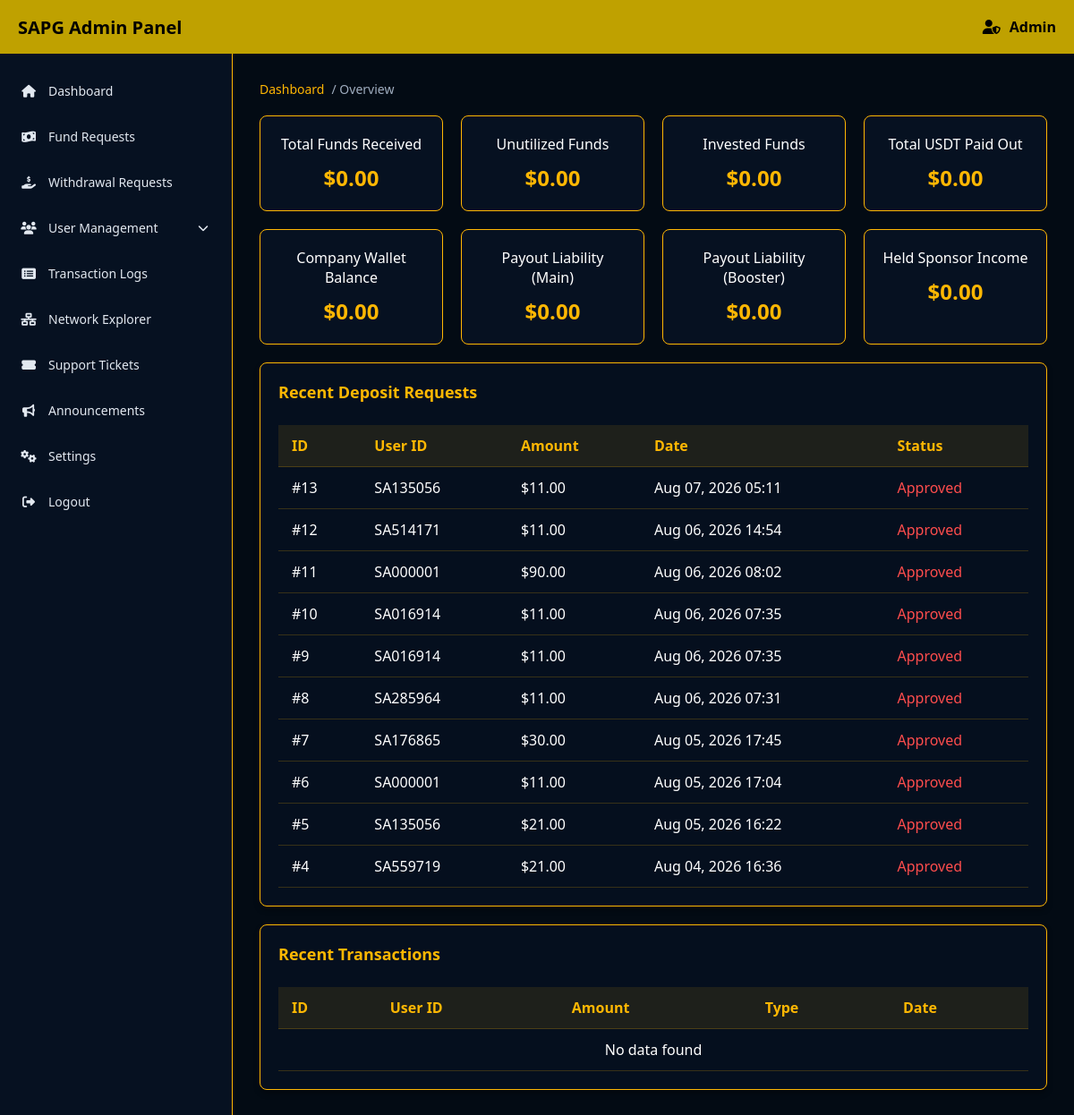
Screenshot of /AdminPanel/index.php (signed in) with the database file from the repository.
### tables this page shows
CREATE TABLE `company_ledger` (
    `id` INT PRIMARY KEY DEFAULT 1,
    `total_funds_received` DECIMAL(15,4) DEFAULT 0.0000 COMMENT 'Cumulative USDT deposited into system',
    `unutilized_funds` DECIMAL(15,4) DEFAULT 0.0000 COMMENT 'Total in all users main wallets (not spent)',
    `invested_funds` DECIMAL(15,4) DEFAULT 0.0000 COMMENT 'Total spent on packages/boosters',
    `total_usdt_paid_out` DECIMAL(15,4) DEFAULT 0.0000 COMMENT 'Total USDT that left system via withdrawals',
    `company_wallet_balance` DECIMAL(15,4) DEFAULT 0.0000 COMMENT 'Company earnings (fees + revenue + SA000001 sweep)',
    `total_payout_liability_main` DECIMAL(15,4) DEFAULT 0.0000 COMMENT 'Total sitting in all users package earning wallets',
    `total_payout_liability_booster` DECIMAL(15,4) DEFAULT 0.0000 COMMENT 'Total sitting in all users booster earning wallets',
    `total_held_sponsor_income` DECIMAL(15,4) DEFAULT 0.0000 COMMENT 'Total sponsor income held pending sponsor upgrade',
    `updated_at` TIMESTAMP DEFAULT CURRENT_TIMESTAMP ON UPDATE CURRENT_TIMESTAMP
);

CREATE TABLE `deposit_requests` (
    `id` INT AUTO_INCREMENT PRIMARY KEY,
    `user_id` VARCHAR(8) NOT NULL,
    `amount` DECIMAL(15,2) NOT NULL,
    `tx_hash` VARCHAR(255) DEFAULT NULL COMMENT 'Blockchain transaction hash',
    `proof_image` VARCHAR(255) DEFAULT NULL COMMENT 'Path to uploaded proof screenshot',
    `status` ENUM('Pending', 'Approved', 'Rejected') DEFAULT 'Pending',
    `admin_remarks` TEXT DEFAULT NULL COMMENT 'Reason for rejection if applicable',
    `created_at` TIMESTAMP DEFAULT CURRENT_TIMESTAMP,
    `updated_at` TIMESTAMP DEFAULT CURRENT_TIMESTAMP ON UPDATE CURRENT_TIMESTAMP,
    INDEX `idx_user` (`user_id`),
    INDEX `idx_status` (`status`)
);

### AdminPanel/index.php (the view, shortened to what this page needs)
<?php
require_once '../libs/db.php';
$stmt = $pdo->query("SELECT * FROM company_ledger LIMIT 1");
$ledger = $stmt->fetch(PDO::FETCH_ASSOC) ?: [
    'total_funds_received' => 0, 'unutilized_funds' => 0, 'invested_funds' => 0, 'total_usdt_paid_out' => 0,
    'company_wallet_balance' => 0, 'total_payout_liability_main' => 0, 'total_payout_liability_booster' => 0, 'total_held_sponsor_income' => 0
];
$stmt = $pdo->query("SELECT d.*, u.name FROM deposit_requests d LEFT JOIN users u ON d.user_id = u.user_id ORDER BY d.id DESC LIMIT 10");
$deposits = $stmt->fetchAll(PDO::FETCH_ASSOC);
$stmt = $pdo->query("SELECT * FROM transactions ORDER BY id DESC LIMIT 10");
$transactions = $stmt->fetchAll(PDO::FETCH_ASSOC);
require_once 'includes/header.php';
?>
<div class="breadcrumb">
    <a href="index.php">Dashboard</a> / Overview
</div>
<div class="grid-4">
    <div class="metric-card">
        <div>Total Funds Received</div>
        <div class="metric-value">$<?php echo number_format($ledger['total_funds_received'], 2); ?></div>
    </div>
    <div class="metric-card">
        <div>Unutilized Funds</div>
        <div class="metric-value">$<?php echo number_format($ledger['unutilized_funds'], 2); ?></div>
    </div>
    <div class="metric-card">
        <div>Invested Funds</div>
        <div class="metric-value">$<?php echo number_format($ledger['invested_funds'], 2); ?></div>
    </div>
    <div class="metric-card">
        <div>Total USDT Paid Out</div>
        <div class="metric-value">$<?php echo number_format($ledger['total_usdt_paid_out'], 2); ?></div>
    </div>
</div>
<div class="grid-4" style="margin-top: 20px;">
    <div class="metric-card">
        <div>Company Wallet Balance</div>
        <div class="metric-value">$<?php echo number_format($ledger['company_wallet_balance'], 2); ?></div>
    </div>
    <div class="metric-card">
        <div>Payout Liability (Main)</div>
        <div class="metric-value">$<?php echo number_format($ledger['total_payout_liability_main'], 2); ?></div>
    </div>
    <div class="metric-card">
        <div>Payout Liability (Booster)</div>
        <div class="metric-value">$<?php echo number_format($ledger['total_payout_liability_booster'], 2); ?></div>
    </div>
    <div class="metric-card">
        <div>Held Sponsor Income</div>
        <div class="metric-value">$<?php echo number_format($ledger['total_held_sponsor_income'], 2); ?></div>
    </div>
</div>
<div class="card" style="margin-top: 20px;">
    <h3 class="card-title">Recent Deposit Requests</h3>
    <div class="table-responsive">
        <table>
            <thead>
                <tr>
                    <th>ID</th>
                    <th>User ID</th>
                    <th>Amount</th>
                    <th>Date</th>
                    <th>Status</th>
                </tr>
            </thead>
            <tbody>
                <?php if (empty($deposits)): ?>
                    <tr><td colspan="5" style="text-align: center;">No data found</td></tr>
                <?php else: ?>
                    <?php foreach ($deposits as $d): ?>
                    <tr>
                        <td>#<?php echo $d['id']; ?></td>
                        <td><?php echo htmlspecialchars($d['user_id']); ?></td>
                        <td>$<?php echo number_format($d['amount'], 2); ?></td>
                        <td><?php echo date('M d, Y H:i', strtotime($d['created_at'])); ?></td>
                        <td>
                            <?php
                            $color = $d['status'] === 'pending' ? 'orange' : ($d['status'] === 'approved' ? '#2ecc71' : '#ff4d4d');
                            echo "<span style='color: {$color}'>" . ucfirst($d['status']) . "</span>";
                            ?>
                        </td>
                    </tr>
                    <?php endforeach; ?>
                <?php endif; ?>
            </tbody>
        </table>
    </div>
</div>
<div class="card">
    <h3 class="card-title">Recent Transactions</h3>
    <div class="table-responsive">
        <table>
            <thead>
                <tr>
                    <th>ID</th>
                    <th>User ID</th>
                    <th>Amount</th>
                    <th>Type</th>
                    <th>Date</th>
                </tr>
            </thead>
            <tbody>
                <?php if (empty($transactions)): ?>
                    <tr><td colspan="5" style="text-align: center;">No data found</td></tr>
                <?php endif; ?>
            </tbody>
        </table>
    </div>
</div>
<?php require_once 'includes/footer.php'; ?>

### AdminPanel/includes/header.php (shortened to what this page needs)
<?php
$currentPage = basename($_SERVER['PHP_SELF']);
?>
<!DOCTYPE html>
<html lang="en">
<head>
    <link rel="stylesheet" href="https://cdnjs.cloudflare.com/ajax/libs/font-awesome/6.4.0/css/all.min.css">
</head>
<body>
<?php if ($currentPage !== 'login.php'): ?>
    <div class="top-navbar">
        <div style="display: flex; align-items: center;">
            <h2>SAPG Admin Panel</h2>
        </div>
        <div class="admin-profile">
            <i class="fas fa-user-shield"></i>
            <span>Admin</span>
        </div>
    </div>
    <div class="content-layout">
        <?php include 'sidebar.php'; ?>
        <main>
<?php endif; ?>

### AdminPanel/includes/sidebar.php (shortened to what this page needs)
<sidebar>
    <ul class="nav-list">
        <li class="nav-item"><a href="index.php"><i class="fas fa-home"></i> Dashboard</a></li>
        <li class="nav-item"><a href="fundRequests.php"><i class="fas fa-money-bill-wave"></i> Fund Requests</a></li>
        <li class="nav-item"><a href="withdrawalRequests.php"><i class="fas fa-hand-holding-usd"></i> Withdrawal Requests</a></li>
        <li class="nav-item" onclick="this.classList.toggle('open')">
            <a href="#"><i class="fas fa-users"></i> User Management <i class="fas fa-chevron-down" style="margin-left:auto; font-size:12px;"></i></a>
        </li>
        <li class="nav-item"><a href="transactionLogs.php"><i class="fas fa-list-alt"></i> Transaction Logs</a></li>
        <li class="nav-item"><a href="networkExplorer.php"><i class="fas fa-network-wired"></i> Network Explorer</a></li>
        <li class="nav-item"><a href="supportTickets.php"><i class="fas fa-ticket-alt"></i> Support Tickets</a></li>
        <li class="nav-item"><a href="announcements.php"><i class="fas fa-bullhorn"></i> Announcements</a></li>
        <li class="nav-item"><a href="settings.php"><i class="fas fa-cogs"></i> Settings</a></li>
        <li class="nav-item"><a href="#" onclick="logoutAdmin()"><i class="fas fa-sign-out-alt"></i> Logout</a></li>
    </ul>
</sidebar>

### AdminPanel/includes/footer.php (shortened to what this page needs)
<?php if ($currentPage !== 'login.php'): ?>
        </main>
    </div>
<?php endif; ?>
</body>
</html>

### AdminPanel/includes/header.php (style rules this page uses)
* { margin: 0; padding: 0; box-sizing: border-box; font-family: 'Segoe UI', Tahoma, Geneva, Verdana, sans-serif; }
body { background-color: #030b14; color: #fff; display: flex; flex-direction: column; height: 100vh; overflow: hidden; }
.top-navbar { height: 60px; background: #bfa100; display: flex; align-items: center; justify-content: space-between; padding: 0 20px; z-index: 10; color: #000; }
.top-navbar h2 { margin: 0; font-size: 20px; font-weight: bold; }
.admin-profile { display: flex; align-items: center; gap: 10px; font-weight: bold; }
.content-layout { display: flex; flex: 1; height: calc(100vh - 60px); position: relative; }
sidebar { width: 260px; background: #061121; border-right: 1px solid #ffb703; padding: 20px 10px; display: flex; flex-direction: column; overflow-y: auto; transition: left 0.3s ease; }
.nav-list { display: flex; flex-direction: column; gap: 8px; list-style: none; }
.nav-item a { display: flex; align-items: center; gap: 12px; padding: 12px; color: #e2e8f0; text-decoration: none; border-radius: 6px; font-size: 14px; transition: background 0.2s; }
.nav-item a i { width: 20px; text-align: center; }
main { flex: 1; padding: 30px; overflow-y: auto; }
.card { background: rgba(6, 17, 33, 0.8); border: 1px solid #ffb703; border-radius: 8px; padding: 20px; margin-bottom: 20px; box-shadow: 0 4px 6px rgba(0,0,0,0.3); }
.card-title { color: #ffb703; margin-bottom: 15px; font-size: 18px; }
.table-responsive { overflow-x: auto; }
table { width: 100%; border-collapse: collapse; margin-top: 10px; }
th, td { padding: 12px 15px; text-align: left; border-bottom: 1px solid rgba(255, 183, 3, 0.2); }
th { background: rgba(255, 183, 3, 0.1); color: #ffb703; font-weight: bold; }
.breadcrumb { display: flex; gap: 8px; margin-bottom: 20px; color: #a0aec0; font-size: 14px; }
.breadcrumb a { color: #ffb703; text-decoration: none; }
.grid-4 { display: grid; grid-template-columns: repeat(4, 1fr); gap: 20px; }
.metric-card { background: #061121; border: 1px solid #ffb703; padding: 20px; border-radius: 8px; text-align: center; }
.metric-value { font-size: 24px; font-weight: bold; color: #ffb703; margin-top: 10px; }

### rows the page displays
company_ledger: total_funds_received "0.00", unutilized_funds "0.00", invested_funds "0.00", total_usdt_paid_out "0.00", company_wallet_balance "0.00", total_payout_liability_main "0.00", total_payout_liability_booster "0.00", total_held_sponsor_income "0.00"
deposit_requests: id "13", user "SA135056", amount "11.00", created_at "Aug 07, 2026 05:11", status "Approved"
deposit_requests: id "12", user "SA514171", amount "11.00", created_at "Aug 06, 2026 14:54", status "Approved"
deposit_requests: id "11", user "SA000001", amount "90.00", created_at "Aug 06, 2026 08:02", status "Approved"
deposit_requests: id "10", user "SA016914", amount "11.00", created_at "Aug 06, 2026 07:35", status "Approved"
deposit_requests: id "9", user "SA016914", amount "11.00", created_at "Aug 06, 2026 07:35", status "Approved"
deposit_requests: id "8", user "SA285964", amount "11.00", created_at "Aug 06, 2026 07:31", status "Approved"
deposit_requests: id "7", user "SA176865", amount "30.00", created_at "Aug 05, 2026 17:45", status "Approved"
deposit_requests: id "6", user "SA000001", amount "11.00", created_at "Aug 05, 2026 17:04", status "Approved"
deposit_requests: id "5", user "SA135056", amount "21.00", created_at "Aug 05, 2026 16:22", status "Approved"
deposit_requests: id "4", user "SA559719", amount "21.00", created_at "Aug 04, 2026 16:36", status "Approved"
